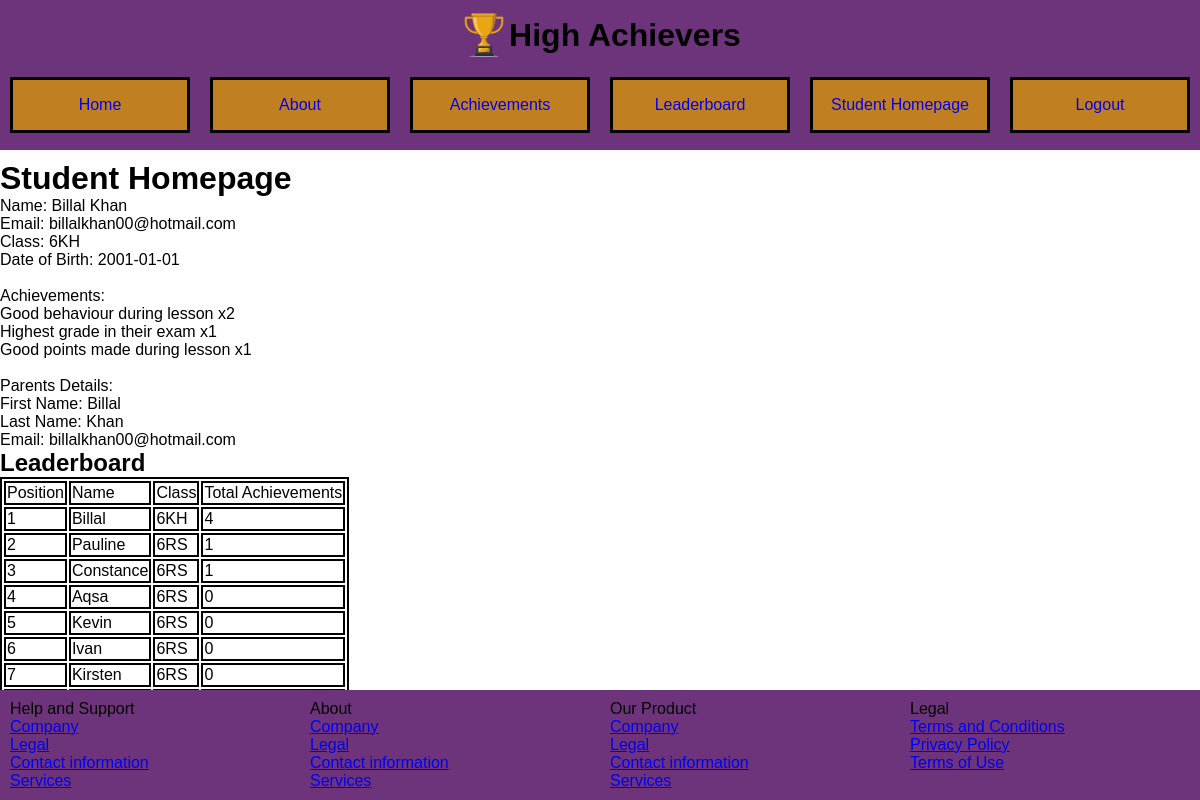
The page /studenthomepage.php (signed in) on the database its author committed.
### tables this page shows
CREATE TABLE `achievements` (
  `AchievementID` int(11) NOT NULL,
  `Reason` varchar(200) NOT NULL,
  `Date` date NOT NULL,
  `Milestone` int(11) NOT NULL
);

CREATE TABLE `parent_account` (
  `ParentID` int(11) NOT NULL,
  `First_Name` varchar(30) NOT NULL,
  `Last_Name` varchar(30) NOT NULL,
  `Email_Address` varchar(50) NOT NULL,
  `Password` varchar(255) NOT NULL
);

CREATE TABLE `child_account` (
  `ChildID` int(11) NOT NULL,
  `First_Name` varchar(30) NOT NULL,
  `Last_Name` varchar(30) NOT NULL,
  `Email_Address` varchar(50) NOT NULL,
  `Password` varchar(255) NOT NULL,
  `Class` varchar(10) NOT NULL,
  `Date_Of_Birth` date NOT NULL
);

### studenthomepage.php (the view, shortened to what this page needs)
<html>
    <head>
        <link rel="stylesheet" type="text/css" href="index.css">
        <link rel="stylesheet" type="text/css" href="css/header.css">
        <link rel="stylesheet" type="text/css" href="css/footer.css">
        <link rel="stylesheet" type="text/css" href="css/studenthomepage.css">
    </head>
    <body>
    <?php
    include("php/header.php");
    ?>
    <h1>Student Homepage</h1>
    <?php
    include "php/database.php";
    $userID = $_SESSION ["user"] -> ChildID;
    $user = $_SESSION ["user"];
    ?>
    <p>Name: <?php echo $user ->First_Name . " " . $user -> Last_Name ?></p>
    <p>Email: <?php echo $user ->Email_Address?> </p>
    <p>Class: <?php echo $user ->Class?> </p>
    <p>Date of Birth: <?php echo $user ->Date_Of_Birth?> </p>
    <br>
    <p>Achievements:</p>
    <?php
    $achievements = $conn -> query("SELECT a.* FROM achievements AS a INNER JOIN child_achievements AS ca ON ca.ChildID = $userID AND ca.AchievementID=a.AchievementID");
    $achievementsData = $achievements->fetchAll();
    $achievementsList = array();
    for ($i = 0; $i < count($achievementsData); $i++) {
        array_push($achievementsList, $achievementsData[$i]["AchievementID"]);
    }
    $countedList = array_count_values($achievementsList);
    $countedListKeys = array_keys($countedList);
    for($i = 0; $i< count($countedList); $i++) {
        $id = $countedListKeys[$i];
        $a = $conn-> query("SELECT * FROM achievements WHERE AchievementID=$id");
        if ($a->rowCount() == 1) {
            $a = $a->fetchObject();
            $reason = $a->Reason;
            $count = $countedList[$id];
        }
        ?>
        <p><?php echo $reason . " x" .$count?></p>
        <?php
    }
    ?>
    <br>
    <p>Parents Details:</p>
    <?php
    $parent = $conn -> query("SELECT p.* FROM parent_account AS p INNER JOIN parent_of_child AS pc ON p.ParentID=pc.ParentID AND pc.ChildID=$userID");
    if ($parent-> rowCount() > 0) {
        $parentsData = $parent-> fetchAll();
    } else {
        $parentsData = array();
    }
    for($i = 0; $i < count($parentsData); $i++) {
        ?>
        <p>First Name: <?php echo $parentsData[$i]["First_Name"] ?></p>
        <p>Last Name: <?php echo $parentsData[$i]["Last_Name"] ?></p>
        <p>Email: <?php echo $parentsData[$i]["Email_Address"] ?></p>
        <?php
    }
    include("php/database.php");
        $childrenData = $conn -> query("SELECT * FROM child_account");
        $children = $childrenData->fetchAll();
        $achievementData = array();
        for ($i = 0; $i< count($children); $i++) {
            $childID = $children[$i]["ChildID"];
            $childAchievements = $conn -> query("SELECT ChildID, count(AchievementID) AS total FROM child_achievements WHERE ChildID=$childID HAVING COUNT(AchievementID) >= 1");
            if ($childAchievements -> rowCount() > 0) {
                $childAchievementData = $childAchievements -> fetchObject();
                $achievementData[$childID] = $childAchievementData->total;
            } else {
                $achievementData[$childID] = 0;
            }
        }
        asort($achievementData);
        $achievementDataKeys = array_keys($achievementData);
        $start = 0;
        for ($i = 0; $i < count($achievementData); $i++) {
            if ($achievementDataKeys[$i] == $userID) {
                $start = $i;
                break;
            }
        }
        ?>
        <h2>Leaderboard</h2>
        <table>
            <tr>
                <td>Position</td>
                <td>Name</td>
                <td>Class</td>
                <td>Total Achievements</td>
            </tr>
        <?php
        $counter = 0;
            for ($i = $start; $i >-1; $i--) {
                $counter+=1;
                if ($counter > 10) {
                    break;
                }
                $childID=$achievementDataKeys[$i];
                $childData = $conn -> query("SELECT * FROM child_account WHERE ChildID=$childID");
                if ($childData-> rowCount()==1 ) {
                    $child = $childData-> fetchObject();
                    $childName = $child-> First_Name;
                    $childClass = $child-> Class;
                    $childCount = $achievementData[$childID];
                }
                ?>
                <tr>
                    <td><?php echo $start-$i+1 ?></td>
                    <td><?php echo $childName ?></td>
                    <td><?php echo $childClass ?></td>
                    <td><?php echo $childCount ?></td>
                </tr>
                <?php
            }
        ?>
        </table>
        <?php
    include("php/footer.php");
    ?>
    </body>
</html>

### php/header.php (shortened to what this page needs)
<header>
    <div id = title-container>
        <div id = title-inner-container>
            <img src="images/trophy.png" width = "50px" height = "50px">
            <h1>High Achievers</h1>
        </div>
     </div>
    <div id = "header-buttons">
        <a href="index.php">Home</a>
        <a href="aboutpage.php">About</a>
        <a href="#">Achievements</a>
        <a href="leaderboardpage.php">Leaderboard</a>
        <?php
        if (isset ($_SESSION['user'])){
            if ($_SESSION['user']->accountType=='parent'){
                ?>
                <a href="viewchildaccountpage.php">View Child Account</a>
                <a href="php/logout.php">Logout</a>
            <?php
            }else if ($_SESSION['user']->accountType=='teacher'){
                ?>
                <a href="teacherdashboard.php">Dashboard</a>
                <a href="php/logout.php">Logout</a>
                <?php
            }else if ($_SESSION['user']->accountType=='student'){
                ?>
                <a href="studenthomepage.php">Student Homepage</a>
                <a href="php/logout.php">Logout</a>
                <?php
            }
        }  else {
            ?>
            <a href="signuppage.php">Signup</a>
            <a href="loginselection.php">Login</a>
            <?php
        }
    ?>
    </div>
</header>

### php/footer.php
<footer>
    <div id="footer-box">
        <p>Help and Support</p>
        <ul>
            <li><a href="#">Company</a></li>
            <li><a href="#">Legal</a></li>
            <li><a href="#">Contact information</a></li>
            <li><a href="#">Services</a></li>
        </ul>
    </div>
    <div id="footer-box">
        <p>About</p>
        <ul>
            <li><a href="#">Company</a></li>
            <li><a href="#">Legal</a></li>
            <li><a href="#">Contact information</a></li>
            <li><a href="#">Services</a></li>
        </ul>
    </div>
    <div id="footer-box">
        <p>Our Product</p>
        <ul>
            <li><a href="#">Company</a></li>
            <li><a href="#">Legal</a></li>
            <li><a href="#">Contact information</a></li>
            <li><a href="#">Services</a></li>
        </ul>
    </div>
    <div id="footer-box">
        <p>Legal</p>
        <ul>
            <li><a href="#">Terms and Conditions</a></li>
            <li><a href="#">Privacy Policy</a></li>
            <li><a href="#">Terms of Use</a></li>
        </ul>
    </div>
</footer>

### css/header.css (style rules this page uses)
* { font-family: Arial, Helvetica, sans-serif; margin: 0; }
header { width: 100%; background-color: rgb(109, 52, 123); display: block; margin-bottom: 10px; }
#title-container { width: 100%; display: flex; justify-content: center; padding-top: 10px; }
#title-inner-container { width: 50%; justify-content: center; align-items: center; display: flex; }
#header-buttons { width: 100%; padding-top: 20px; padding-bottom: 20px; height: 50px; display: flex; justify-content: center; align-items: center; }
#header-buttons a { text-align: center; width: 100%; height: 100%; display: flex; align-items: center; justify-content: center; text-decoration: none; background-color: rgb(192, 128, 34); margin: 10px; border: 3px solid black; }

### css/footer.css (style rules this page uses)
footer { width: 100%; background-color: rgb(109, 52, 123); display: flex; justify-content: center; position: fixed; bottom: 0; }
#footer-box { width: 100%; margin: 10px; list-style: none; }
#footer-box ul { list-style-type: none; margin: 0; padding: 0; }

### css/studenthomepage.css (style rules this page uses)
table { border: solid 2px black; }
tr { border: solid 2px black; }
td { border: solid 2px black; }

### rows shown on the page
achievements: Reason "Good behaviour during lesson", count "2", AchievementID "4", Milestone "0"
achievements: Reason "Highest grade in their exam", count "1"
achievements: Reason "Good points made during lesson", count "1"
parent_account: First_Name "Billal", Last_Name "Khan", Email_Address "billalkhan00@hotmail.com"
child_account: i "1", First_Name "Billal", Class "6KH"
child_account: i "2", First_Name "Pauline", Class "6RS", childCount "1"
child_account: i "3", First_Name "Constance", Class "6RS", childCount "1"
child_account: i "4", First_Name "Aqsa", Class "6RS"
child_account: i "5", First_Name "Kevin", Class "6RS"
child_account: i "6", First_Name "Ivan", Class "6RS"
child_account: i "7", First_Name "Kirsten", Class "6RS"

### other values the page prints
$user ->First_Name "Billal"
$user -> Last_Name "Khan"
$user ->Email_Address "billalkhan00@hotmail.com"
$user ->Class "6KH"
$user ->Date_Of_Birth "2001-01-01"
